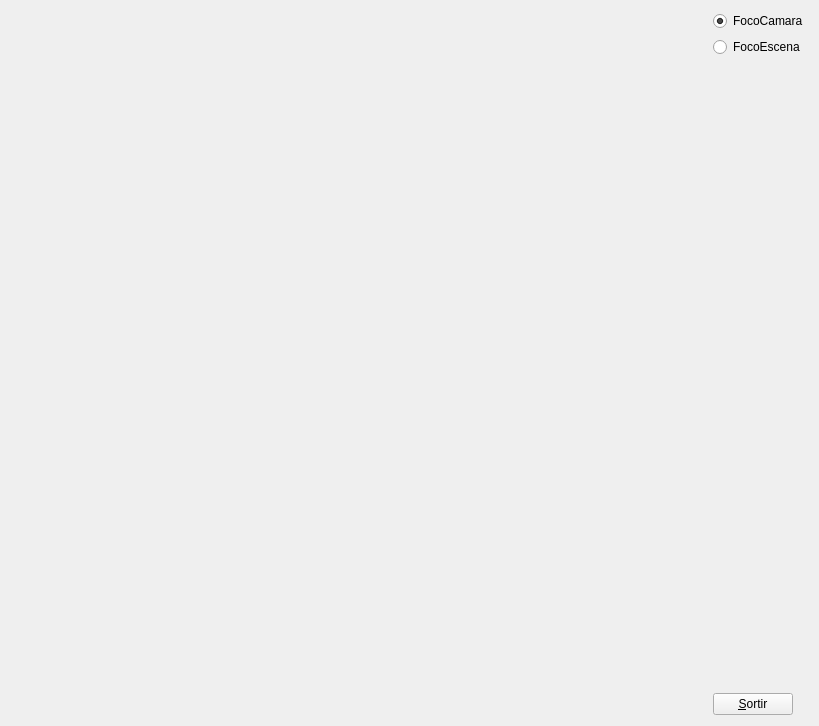
<?xml version="1.0" encoding="UTF-8"?>
<ui version="4.0">
 <class>MyForm</class>
 <widget class="QWidget" name="MyForm">
  <property name="geometry">
   <rect>
    <x>0</x>
    <y>0</y>
    <width>819</width>
    <height>726</height>
   </rect>
  </property>
  <property name="windowTitle">
   <string>Form</string>
  </property>
  <layout class="QHBoxLayout" name="horizontalLayout">
   <item>
    <widget class="MyGLWidget" name="widget" native="true">
     <property name="sizePolicy">
      <sizepolicy hsizetype="Expanding" vsizetype="Expanding">
       <horstretch>0</horstretch>
       <verstretch>0</verstretch>
      </sizepolicy>
     </property>
    </widget>
   </item>
   <item>
    <layout class="QVBoxLayout" name="verticalLayout">
     <item>
      <widget class="QRadioButton" name="radioButton_2">
       <property name="text">
        <string>FocoCamara</string>
       </property>
       <property name="checked">
        <bool>true</bool>
       </property>
      </widget>
     </item>
     <item>
      <widget class="QRadioButton" name="radioButton">
       <property name="text">
        <string>FocoEscena</string>
       </property>
      </widget>
     </item>
     <item>
      <spacer name="verticalSpacer">
       <property name="orientation">
        <enum>Qt::Vertical</enum>
       </property>
       <property name="sizeHint" stdset="0">
        <size>
         <width>20</width>
         <height>40</height>
        </size>
       </property>
      </spacer>
     </item>
     <item>
      <widget class="QPushButton" name="pushButton">
       <property name="sizePolicy">
        <sizepolicy hsizetype="Fixed" vsizetype="Fixed">
         <horstretch>0</horstretch>
         <verstretch>0</verstretch>
        </sizepolicy>
       </property>
       <property name="text">
        <string>&amp;Sortir</string>
       </property>
      </widget>
     </item>
    </layout>
   </item>
  </layout>
 </widget>
 <customwidgets>
  <customwidget>
   <class>MyGLWidget</class>
   <extends>QWidget</extends>
   <header>MyGLWidget.h</header>
   <container>1</container>
   <slots>
    <signal>focoEscena(bool)</signal>
    <signal>focoCamara(bool)</signal>
    <slot>enviafocoEscena(bool)</slot>
    <slot>enviafocoCamara(bool)</slot>
   </slots>
  </customwidget>
 </customwidgets>
 <resources/>
 <connections>
  <connection>
   <sender>pushButton</sender>
   <signal>clicked()</signal>
   <receiver>MyForm</receiver>
   <slot>close()</slot>
   <hints>
    <hint type="sourcelabel">
     <x>792</x>
     <y>715</y>
    </hint>
    <hint type="destinationlabel">
     <x>839</x>
     <y>529</y>
    </hint>
   </hints>
  </connection>
  <connection>
   <sender>widget</sender>
   <signal>focoEscena(bool)</signal>
   <receiver>radioButton</receiver>
   <slot>toggle()</slot>
   <hints>
    <hint type="sourcelabel">
     <x>668</x>
     <y>137</y>
    </hint>
    <hint type="destinationlabel">
     <x>808</x>
     <y>61</y>
    </hint>
   </hints>
  </connection>
  <connection>
   <sender>widget</sender>
   <signal>focoCamara(bool)</signal>
   <receiver>radioButton_2</receiver>
   <slot>toggle()</slot>
   <hints>
    <hint type="sourcelabel">
     <x>586</x>
     <y>221</y>
    </hint>
    <hint type="destinationlabel">
     <x>808</x>
     <y>32</y>
    </hint>
   </hints>
  </connection>
  <connection>
   <sender>radioButton</sender>
   <signal>toggled(bool)</signal>
   <receiver>widget</receiver>
   <slot>enviafocoEscena(bool)</slot>
   <hints>
    <hint type="sourcelabel">
     <x>808</x>
     <y>58</y>
    </hint>
    <hint type="destinationlabel">
     <x>686</x>
     <y>96</y>
    </hint>
   </hints>
  </connection>
  <connection>
   <sender>radioButton_2</sender>
   <signal>toggled(bool)</signal>
   <receiver>widget</receiver>
   <slot>enviafocoCamara(bool)</slot>
   <hints>
    <hint type="sourcelabel">
     <x>808</x>
     <y>32</y>
    </hint>
    <hint type="destinationlabel">
     <x>686</x>
     <y>287</y>
    </hint>
   </hints>
  </connection>
 </connections>
</ui>
